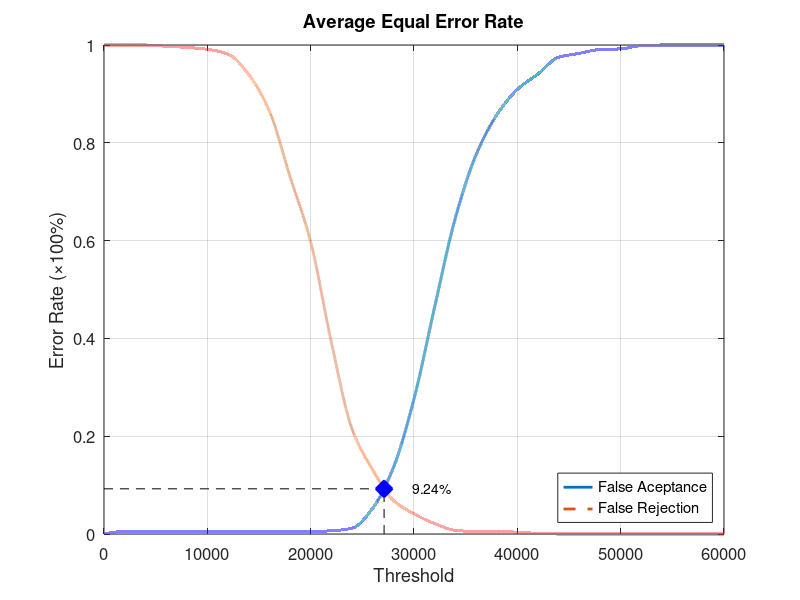
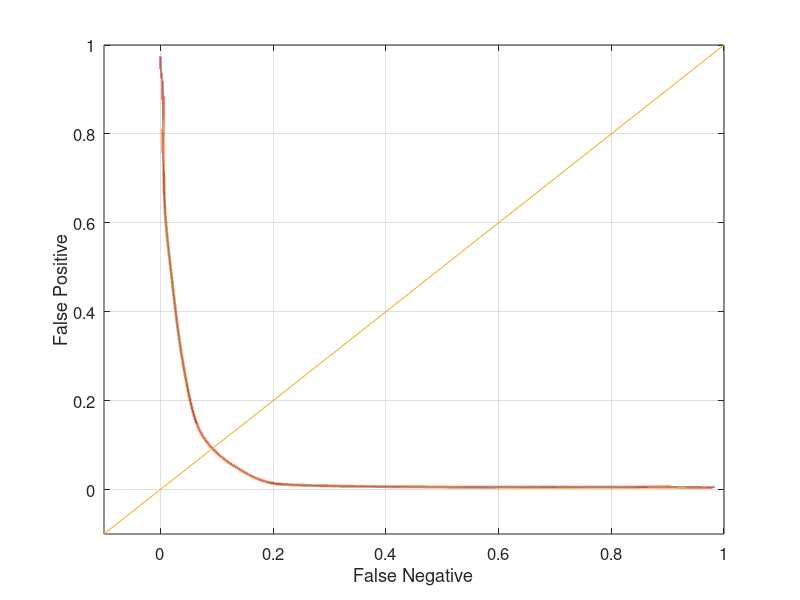

Write the MATLAB code that produced these figures, in order.
function yEER = Experiment5Average
close all;
clear;
clc;
x = 0:2000:60000;
xq = 0:0.5:60000;

y0 = [0 0.00526316 0.00526316 0.00526316 0.00526316 0.00526316 0.00526316 0.00526316 0.00526316 0.00526316 0.00526316 0.00657895 0.0118421 0.0526316 0.135526 0.276316 0.464474 0.646053 0.775 0.856579 0.909211 0.940789 0.975 0.982895 0.990789 0.992105 0.998684 1 1 1 1];
yy0 = interp1(x, y0, xq, 'pchip');
y1 = [1 1 1 0.9975 0.995 0.99125 0.98125 0.94 0.865 0.73125 0.5975 0.3925 0.215 0.13125 0.06875 0.04125 0.02125 0.0075 0.005 0.005 0.00375 0.00125 0 0 0 0 0 0 0 0 0];
yy1 = interp1(x, y1, xq, 'pchip');

% Calculating EER: 
y2 = abs(y0 - y1);
find(y2 == min(y2))
yy2 = abs(yy0 - yy1);
xEER = find(yy2 == min(yy2));
xEERIndex = xq(xEER) % X-axis EER
yEER = yy0(xEER) % Y-axis EER

main = figure
plot(xq, yy0,'-','LineWidth', 2);	hold on
plot(xq, yy1,'--','LineWidth', 2);	hold on
plot([xEERIndex xEERIndex], [0 yEER], 'k--');	hold on
plot([0 xEERIndex], [yEER yEER], 'k--');	hold on
plot(xEERIndex, yEER, 'bx', 'LineWidth', 10);	hold on
text(xEERIndex + 10 * xEERIndex / 100, yEER, [num2str(round((10000 * yEER)) / 100) '%'])
legend('False Aceptance', 'False Rejection', 'Location', 'SouthEast')
xlabel('Threshold')
ylabel('Error Rate (\times100%)')
title('Average Equal Error Rate')
set(gca, 'FontSize', 12)
axis([0 60000 0 1])
grid on

print(main, 'Experiment5AverageMain', '-dpng');
FNRxFPR = figure('Color', [1 1 1]);
plot(yy1, yy0, '-', yy1, yy0, 'LineWidth', 2);
hold on
y = -0.1:0.1:1
plot(y, y); 
set(gca, 'FontSize', 12)
xlabel('False Negative')
ylabel('False Positive')
axis([-0.1 1 -0.1 1])
set(gca, 'FontSize', 12)
grid on

print(FNRxFPR, 'Experiment5AverageFNRxFPR','-dpng');
end
